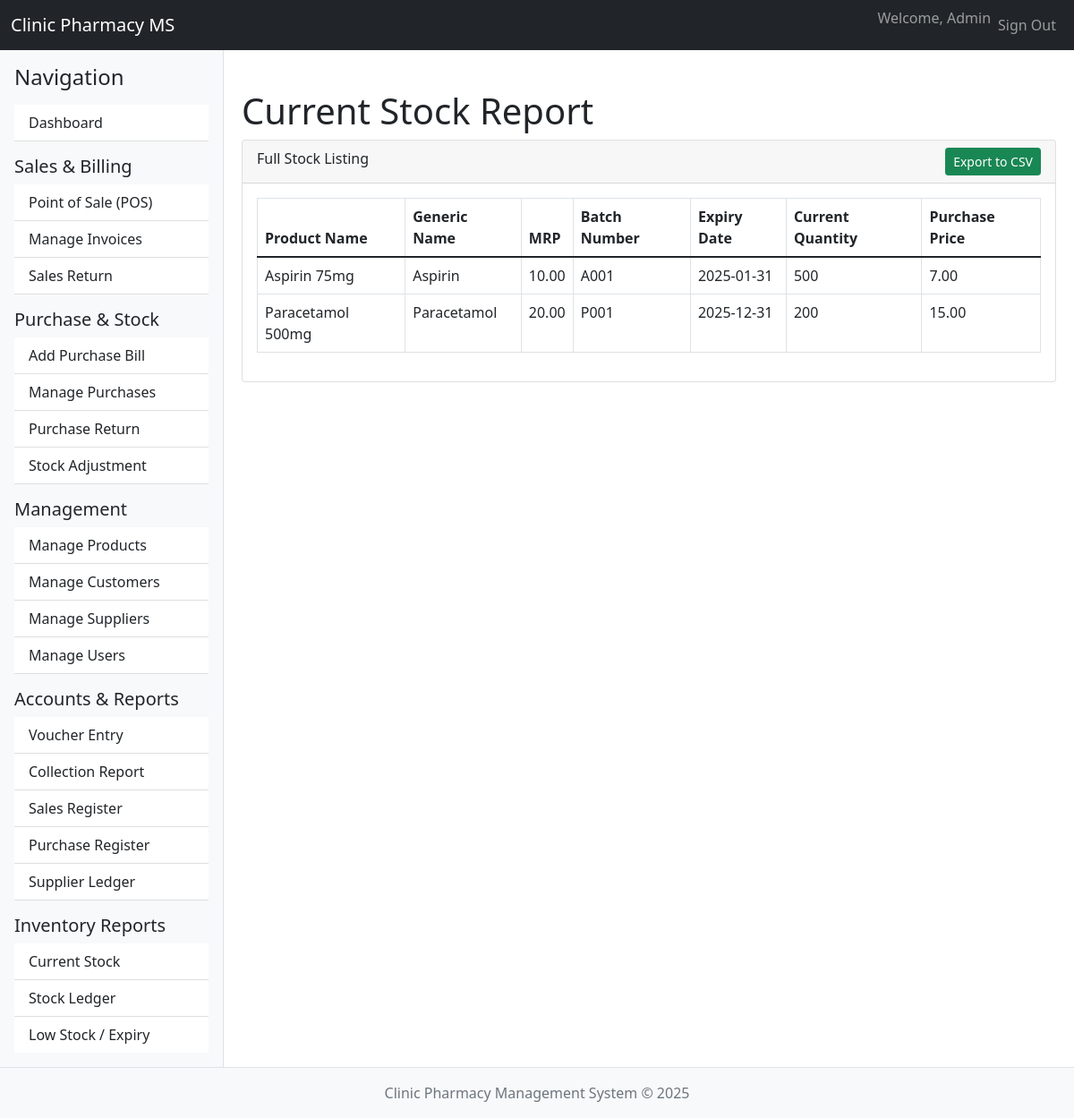
The app's page /modules/report_current_stock.php (signed in) with its own data.
### tables this page shows
CREATE TABLE `stock_batches` (
  `id` int(11) NOT NULL AUTO_INCREMENT,
  `product_id` int(11) NOT NULL,
  `batch_number` varchar(255) NOT NULL,
  `mfg_date` date DEFAULT NULL,
  `expiry_date` date DEFAULT NULL,
  `current_qty` int(11) NOT NULL,
  `purchase_price` decimal(10,2) NOT NULL,
  `tax_rate` decimal(5,2) DEFAULT NULL,
  PRIMARY KEY (`id`),
  KEY `product_id` (`product_id`),
  CONSTRAINT `stock_batches_ibfk_1` FOREIGN KEY (`product_id`) REFERENCES `products` (`id`) ON DELETE CASCADE
);

CREATE TABLE `products` (
  `id` INT(11) NOT NULL AUTO_INCREMENT,
  `product_name` VARCHAR(255) NOT NULL,
  `generic_name` VARCHAR(255) DEFAULT NULL,
  `description` VARCHAR(100) DEFAULT NULL,
  `hsn_code` VARCHAR(20) DEFAULT NULL,
  `mrp` DECIMAL(10, 2) NOT NULL,
  `tax_excluded_price` DECIMAL(10, 2) NOT NULL,
  `tax_amount` DECIMAL(10, 2) NOT NULL,
  `taxable` VARCHAR(10) NOT NULL DEFAULT 'yes',
  `itax_rate` DECIMAL(5, 2) NOT NULL,
  `cess_rate` DECIMAL(5, 2) NOT NULL,
  `reorder_level` INT(11) NOT NULL,
  `is_active` TINYINT(1) DEFAULT 1,
  `is_favorite` TINYINT(1) DEFAULT 0,
  `submitted_by` VARCHAR(100) NOT NULL,
  `submitted_date` TIMESTAMP NOT NULL DEFAULT CURRENT_TIMESTAMP,
  `status` VARCHAR(100) NOT NULL DEFAULT 'available',
  PRIMARY KEY (`id`)
);

### modules/report_current_stock.php (the view, shortened to what this page needs)
<?php
require_once '../includes/header.php';
require_once '../includes/sidebar.php';
require_once '../config/database.php';
$stock_data = [];
$sql = "
    SELECT
        p.product_name, p.generic_name, p.mrp,
        sb.batch_number, sb.expiry_date, sb.current_qty, sb.purchase_price
    FROM stock_batches sb
    JOIN products p ON sb.product_id = p.id
    WHERE sb.current_qty > 0
    ORDER BY p.product_name, sb.expiry_date
";
if ($result = $conn->query($sql)) {
    while ($row = $result->fetch_assoc()) $stock_data[] = $row;
}
?>
<h1 class="mt-4">Current Stock Report</h1>
<div class="card">
    <div class="card-header d-flex justify-content-between">
        <span>Full Stock Listing</span>
        <a href="report_current_stock.php?export=csv" class="btn btn-sm btn-success">Export to CSV</a>
    </div>
    <div class="card-body">
        <table class="table table-bordered">
            <thead><tr><th>Product Name</th><th>Generic Name</th><th>MRP</th><th>Batch Number</th><th>Expiry Date</th><th>Current Quantity</th><th>Purchase Price</th></tr></thead>
            <tbody>
                <?php if (empty($stock_data)): ?>
                    <tr><td colspan="7" class="text-center">No stock available.</td></tr>
                <?php else: ?>
                    <?php foreach ($stock_data as $row): ?>
                        <tr>
                            <td><?php echo htmlspecialchars($row['product_name']); ?></td>
                            <td><?php echo htmlspecialchars($row['generic_name']); ?></td>
                            <td><?php echo htmlspecialchars($row['mrp']); ?></td>
                            <td><?php echo htmlspecialchars($row['batch_number']); ?></td>
                            <td><?php echo htmlspecialchars($row['expiry_date']); ?></td>
                            <td><?php echo htmlspecialchars($row['current_qty']); ?></td>
                            <td><?php echo htmlspecialchars($row['purchase_price']); ?></td>
                        </tr>
                    <?php endforeach; ?>
                <?php endif; ?>
            </tbody>
        </table>
    </div>
</div>
<?php require_once '../includes/footer.php'; ?>

### includes/header.php (shortened to what this page needs)
<!DOCTYPE html>
<html lang="en">
<head>
    <link href="https://cdn.jsdelivr.net/npm/bootstrap@5.1.3/dist/css/bootstrap.min.css" rel="stylesheet">
    <link href="https://cdn.jsdelivr.net/npm/select2@4.1.0-rc.0/dist/css/select2.min.css" rel="stylesheet" />
</head>
<body>
<nav class="navbar navbar-expand-lg navbar-dark bg-dark">
    <div class="container-fluid">
        <a class="navbar-brand" href="dashboard.php">Clinic Pharmacy MS</a>
        <div class="collapse navbar-collapse">
            <ul class="navbar-nav ms-auto">
                <li class="nav-item">
                    <span class="navbar-text">Welcome, <?php echo htmlspecialchars($_SESSION["name"]); ?></span>
                </li>
                <li class="nav-item">
                    <a class="nav-link" href="logout.php">Sign Out</a>
                </li>
            </ul>
        </div>
    </div>
</nav>
<div class="main-container">

### includes/sidebar.php
<div class="sidebar p-3 border-end">
    <h4 class="mb-3">Navigation</h4>
    <div class="list-group list-group-flush">
        <a href="dashboard.php" class="list-group-item list-group-item-action">Dashboard</a>
        <h5 class="mt-3">Sales & Billing</h5>
        <a href="pos.php" class="list-group-item list-group-item-action">Point of Sale (POS)</a>
        <a href="manage_sales.php" class="list-group-item list-group-item-action">Manage Invoices</a>
        <a href="add_sales_return.php" class="list-group-item list-group-item-action">Sales Return</a>
        <?php if ($_SESSION["role_id"] == 1):  ?>
            <h5 class="mt-3">Purchase & Stock</h5>
            <a href="add_purchase.php" class="list-group-item list-group-item-action">Add Purchase Bill</a>
            <a href="manage_purchases.php" class="list-group-item list-group-item-action">Manage Purchases</a>
            <a href="add_purchase_return.php" class="list-group-item list-group-item-action">Purchase Return</a>
            <a href="add_stock_adjustment.php" class="list-group-item list-group-item-action">Stock Adjustment</a>
            <h5 class="mt-3">Management</h5>
            <a href="manage_products.php" class="list-group-item list-group-item-action">Manage Products</a>
            <a href="manage_customers.php" class="list-group-item list-group-item-action">Manage Customers</a>
            <a href="manage_suppliers.php" class="list-group-item list-group-item-action">Manage Suppliers</a>
            <a href="manage_users.php" class="list-group-item list-group-item-action">Manage Users</a>
            <h5 class="mt-3">Accounts & Reports</h5>
            <a href="add_voucher.php" class="list-group-item list-group-item-action">Voucher Entry</a>
            <a href="report_collection.php" class="list-group-item list-group-item-action">Collection Report</a>
            <a href="report_sales_register.php" class="list-group-item list-group-item-action">Sales Register</a>
            <a href="report_purchase_register.php" class="list-group-item list-group-item-action">Purchase Register</a>
            <a href="report_supplier_ledger.php" class="list-group-item list-group-item-action">Supplier Ledger</a>
        <?php endif; ?>
        <h5 class="mt-3">Inventory Reports</h5>
        <a href="report_current_stock.php" class="list-group-item list-group-item-action">Current Stock</a>
        <a href="report_stock_ledger.php" class="list-group-item list-group-item-action">Stock Ledger</a>
        <a href="report_low_stock_expiry.php" class="list-group-item list-group-item-action">Low Stock / Expiry</a>
    </div>
</div>
<div class="content">

### includes/footer.php (shortened to what this page needs)
</div>
</div>
<footer class="footer mt-auto py-3 bg-light border-top">
    <div class="container text-center">
        <span class="text-muted">Clinic Pharmacy Management System &copy; <?php echo date('Y'); ?></span>
    </div>
</footer>
</body>
</html>

### includes/header.php (style rules this page uses)
body { display: flex; min-height: 100vh; flex-direction: column; }
.main-container { display: flex; flex: 1; }
.sidebar { min-width: 250px; max-width: 250px; background-color: #f8f9fa; }
.content { flex-grow: 1; padding: 20px; }

### records on screen
stock_batches: product.product_name "Aspirin 75mg", product.generic_name "Aspirin", product.mrp "10.00", batch_number "A001", expiry_date "2025-01-31", current_qty "500", purchase_price "7.00"
stock_batches: product.product_name "Paracetamol 500mg", product.generic_name "Paracetamol", product.mrp "20.00", batch_number "P001", expiry_date "2025-12-31", current_qty "200", purchase_price "15.00"

### other values on screen
$_SESSION["name"] "Admin"
